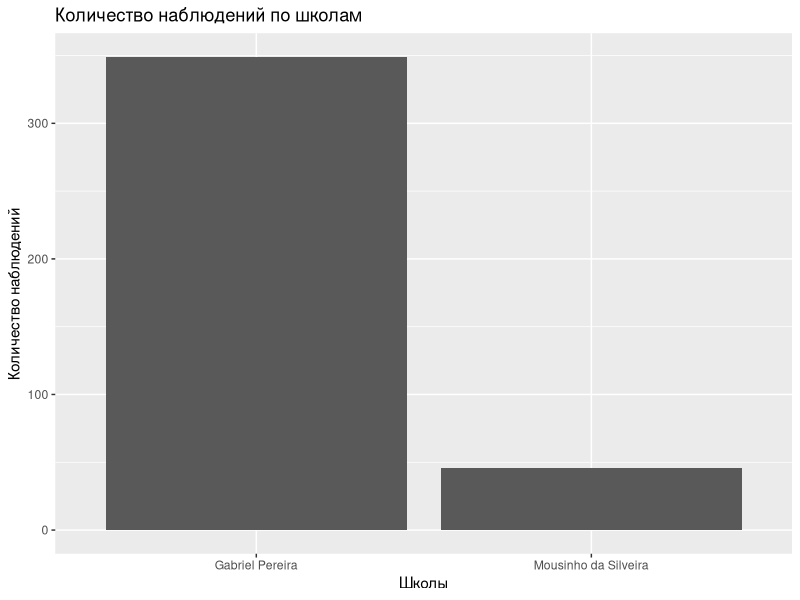
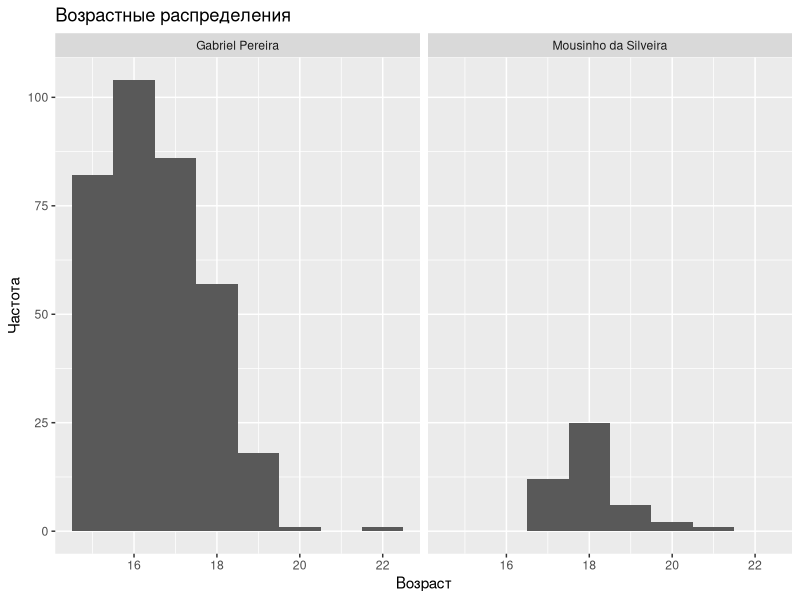
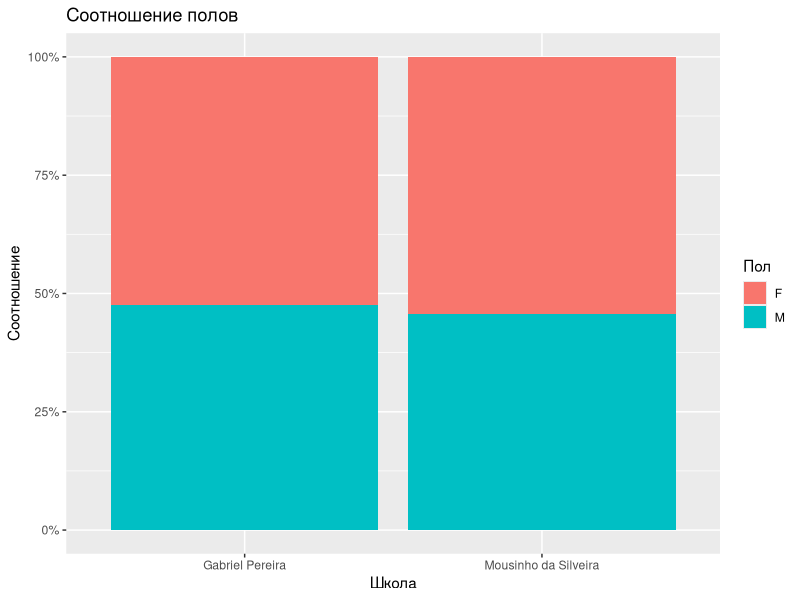
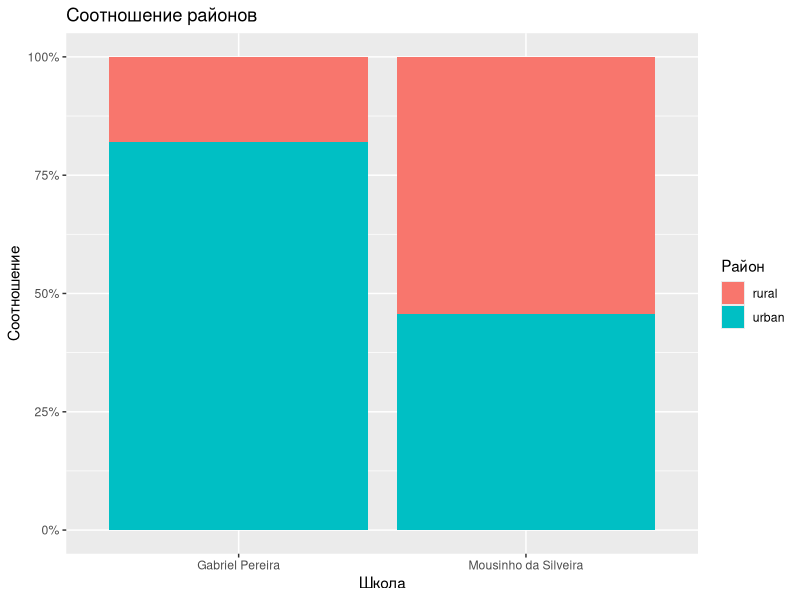
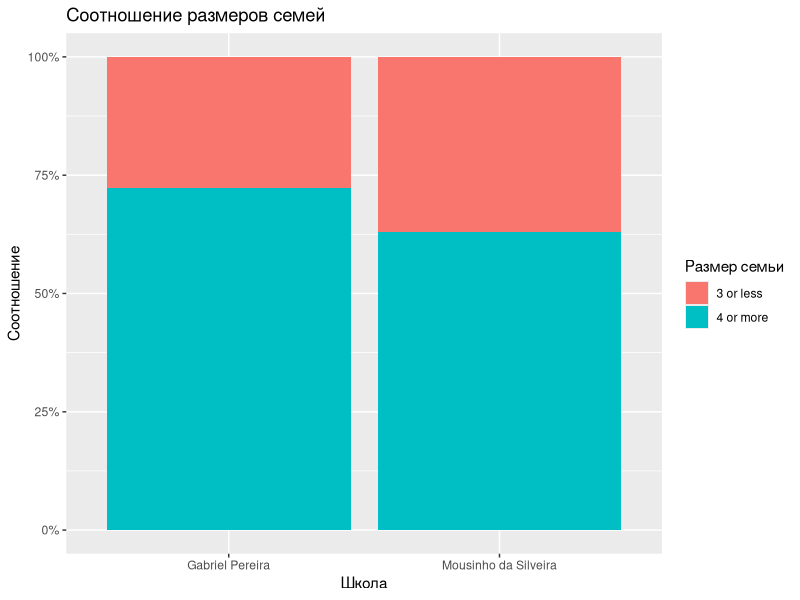
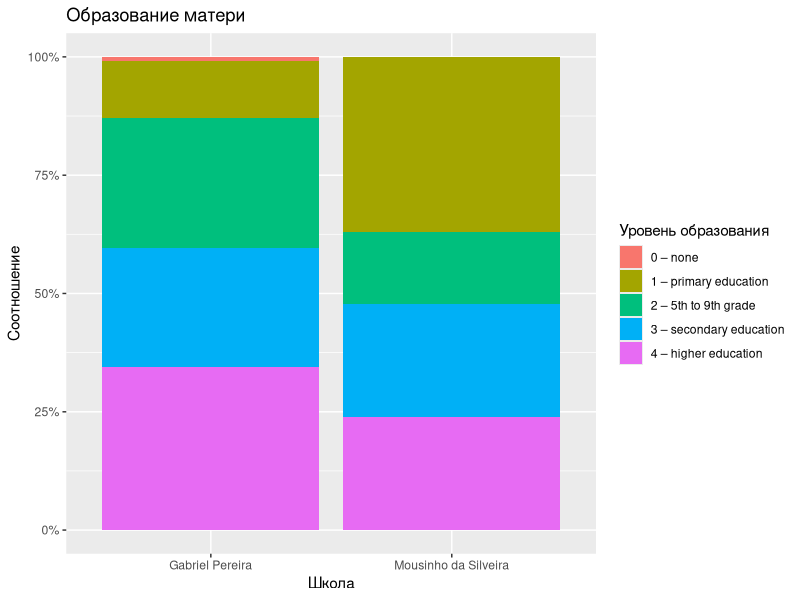
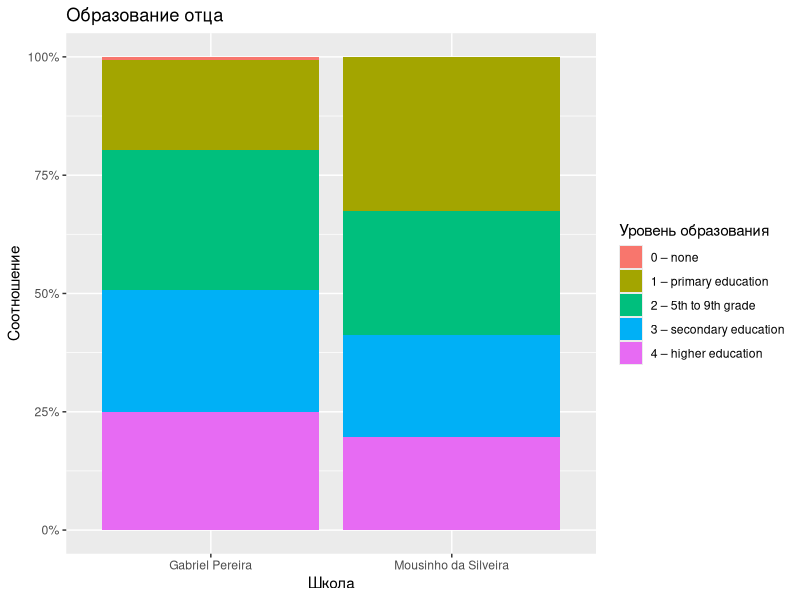
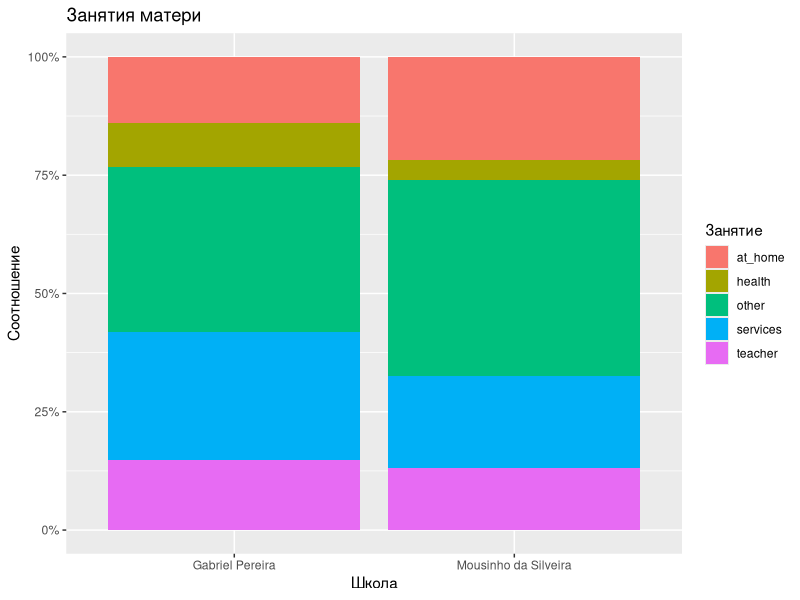

The R script that drew these images, in order:
## ---- chunk 1
library (tidyverse)
library(readxl)
library(scales)
std <- read_excel('student-mat.xlsx')
## ---- chunk 2

ggplot(data = std) +
  geom_bar(mapping = aes(x = school, y = ..count..)) +
  labs(
    title = "Количество наблюдений по школам",
    x = "Школы",
    y = "Количество наблюдений"
  )

gp <- filter(std, school == 'Gabriel Pereira')
mds <- filter(std, school == 'Mousinho da Silveira')

dim(gp)
dim(mds)
## ---- chunk 3

ggplot(data = std) +
  geom_histogram(mapping = aes(x=age, y = ..count..), binwidth =  1) +
  facet_wrap(~school) +
  labs(
    title = "Возрастные распределения",
    x = "Возраст",
    y = "Частота"
  )
## ---- chunk 4

ggplot(std) +
  geom_bar(aes(x=school, fill = sex), position = 'fill') +
  scale_y_continuous(labels = scales::percent) +
  labs(
    title = "Соотношение полов",
    x = "Школа",
    y = "Соотношение",
    fill = "Пол"
  )
## ---- chunk 5

ggplot(std) +
  geom_bar(aes(x=school, fill = address), position = 'fill') +
  scale_y_continuous(labels = scales::percent) +
  labs(
    title = "Соотношение районов",
    x = "Школа",
    y = "Соотношение",
    fill = "Район"
  )
## ---- chunk 6

ggplot(std) +
  geom_bar(aes(x=school, fill = famsize), position = 'fill') +
  scale_y_continuous(labels = scales::percent) +
  labs(
    title = "Соотношение размеров семей",
    x = "Школа",
    y = "Соотношение",
    fill = "Размер семьи"
  )
## ---- chunk 7

ggplot(std) +
  geom_bar(aes(x=school, fill = Medu), position = 'fill') +
  scale_y_continuous(labels = scales::percent) +
  labs(
    title = "Образование матери",
    x = "Школа",
    y = "Соотношение",
    fill = "Уровень образования"
  ) 
ggplot(std) +
  geom_bar(aes(x=school, fill =Fedu), position = 'fill') +
  scale_y_continuous(labels = scales::percent) +
  labs(
    title = "Образование отца",
    x = "Школа",
    y = "Соотношение",
    fill = "Уровень образования"
  ) 
## ---- chunk 8

ggplot(std) +
  geom_bar(aes(x=school, fill = Mjob), position = 'fill') +
  scale_y_continuous(labels = scales::percent) +
  labs(
    title = "Занятия матери",
    x = "Школа",
    y = "Соотношение",
    fill = "Занятие"
  ) 
ggplot(std) +
  geom_bar(aes(x=school, fill =Fjob), position = 'fill') +
  scale_y_continuous(labels = scales::percent) +
  labs(
    title = "Занятия отца",
    x = "Школа",
    y = "Соотношение",
    fill = "Занятие"
  )
## ---- chunk 9

ggplot(std) +
  geom_bar(aes(x=school, fill = reason), position = 'fill') +
  scale_y_continuous(labels = scales::percent) +
  labs(
    title = "Причины выбора",
    x = "Школа",
    y = "Соотношение",
    fill = "Причина"
  ) 
## ---- chunk 10

ggplot(std) +
  geom_bar(aes(x=school, fill = Dalc), position = 'fill') +
  scale_y_continuous(labels = scales::percent) +
  labs(
    title = "Употребление алкоголя в будни",
    x = "Школа",
    y = "Соотношение",
    fill = "Потребление"
  ) 

ggplot(std) +
  geom_bar(aes(x=school, fill = Walc), position = 'fill') +
  scale_y_continuous(labels = scales::percent) +
  labs(
    title = "Употребление алкоголя в выходные",
    x = "Школа",
    y = "Соотношение",
    fill = "Потребление"
  ) 
## ---- chunk 11

ggplot(std, 
  mapping = aes(x = Walc, fill = school, y = G3)) +
  geom_boxplot() +
  labs(
    title = "Потребление алкоголя и финальные оценки",
    x = "Уровень потребления",
    y = "Оценка",
    fill = "Школа")

## ---- chunk 12
#alco_gp <- filter(alco, school == 'Gabriel Pereira')
# Преобразования не требуются: см. ниже
## ---- chunk 13
# Ваш код здесь


## ---- chunk 14
# Ваш код здесь

## ---- chunk 15
# Ваш код здесь


## ---- chunk 16
# Ваш код здесь

## ---- chunk 17
# Ваш код здесь



## ---- chunk 18
# Ваш код здесь


## ---- chunk 19
# Ваш код здесь

## ---- chunk 20
# Ваш код здесь

